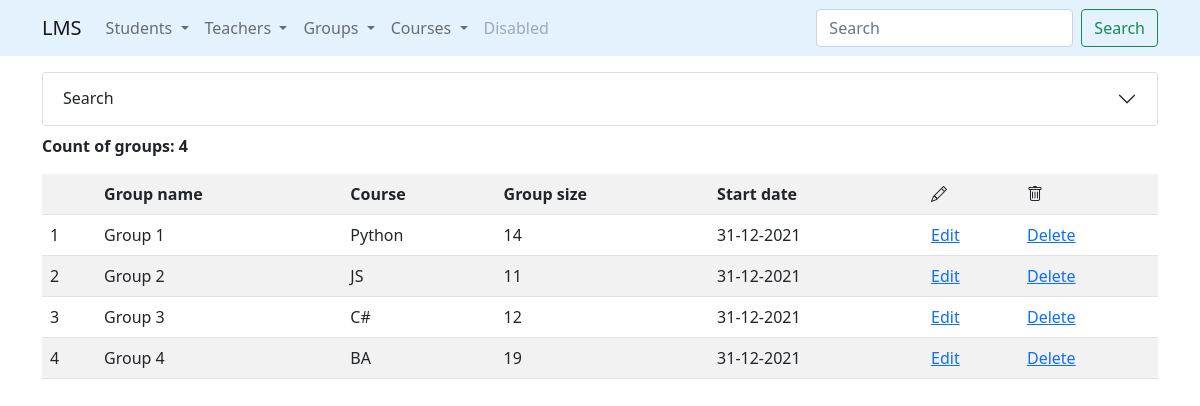
The page /groups/ on the database as committed earlier.
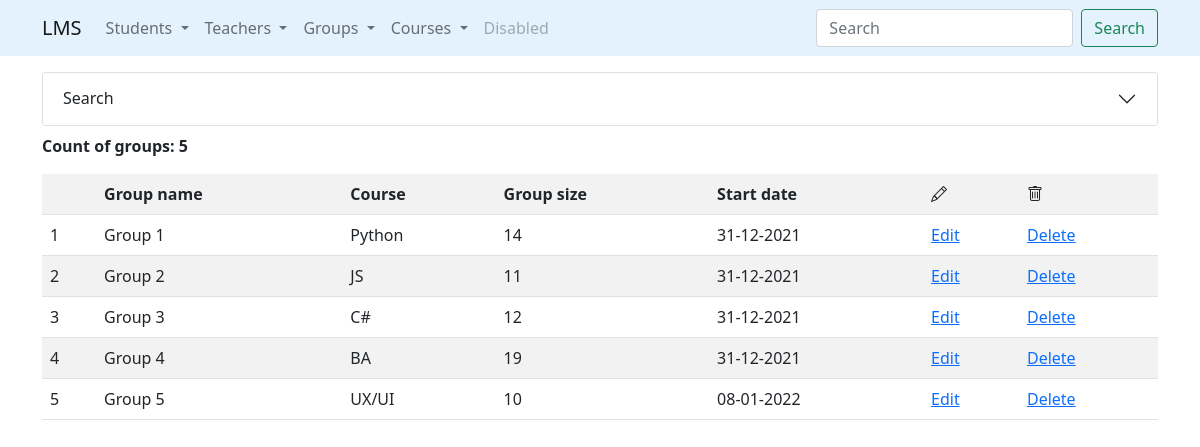
The same page on the database as committed later.
### groups/models.py (models this page shows, shortened)
class Group(models.Model):
    group_name = models.CharField(
        max_length=100,
        validators=[MinLengthValidator(2)]
    )
    course = models.OneToOneField(
        'courses.Course',
        on_delete=models.SET_NULL,
        null=True,
        related_name='course'
    )
    group_size = models.IntegerField()
    start_date = models.DateField(default=datetime.date.today)
    headman = models.OneToOneField(
        'students.Students',
        on_delete=models.SET_NULL,
        null=True,
        related_name='headman_group'
    )
    teachers_gr = models.ManyToManyField(
        to='teachers.Teacher',
        related_name='groups'
    )

### courses/models.py (models this page shows)
class Course(models.Model):
    name = models.CharField(
        max_length=100,
        validators=[MinLengthValidator(2)]
    )
    max_group_size = models.IntegerField()
    price = models.IntegerField()
    num_of_lessons = models.IntegerField()
    def __str__(self):
        return f'{self.name}'

### groups/views.py (the view)
# urls.py: path('', GroupListView.as_view(), name='list'),
class GroupListView(ListView):
    model = Group
    template_name = 'groups/list.html'
    def get_queryset(self):
        filter_groups = GroupsFilter(
            data=self.request.GET,
            queryset=self.model.objects.all().select_related('course'))
        return filter_groups

### groups/templates/groups/list.html (shortened to what this page needs)
{% extends 'base.html' %}
{% load crispy_forms_tags %}
{% block content %}
    <div class="accordion" id="accordionExample">
        <div class="accordion-item">
            <h2 class="accordion-header" id="headingOne">
                <button class="accordion-button collapsed" type="button"
                        data-bs-toggle="collapse" data-bs-target="#collapseOne"
                        aria-expanded="true" aria-controls="collapseOne">
            Search
                </button>
            </h2>
        </div>
    </div>
    <p class="mt-2"><strong>Count of groups: {{ object_list.qs.count }}</strong></p>
    <table class="table table-striped table-hover">
        <tr>
            <th></th>
            <th>Group name</th>
            <th>Course</th>
            <th>Group size</th>
            <th>Start date</th>
            <th><i class="bi bi-pencil"></i></th>
            <th><i class="bi bi-trash"></i></th>
        </tr>
    {% for group in object_list.qs %}
        <tr>
            <td>{{ forloop.counter }}</td>
            <td>{{ group.group_name }}</td>
            <td>{{ group.course }}</td>
            <td>{{ group.group_size }}</td>
            <td>{{ group.start_date }}</td>
            <td><a href="{% url 'groups:update' group.id %}">Edit</a></td>
            <td><a href="{% url 'groups:delete' group.id %}">Delete</a></td>
        </tr>
    {% endfor %}
    </table>
{% endblock %}

### templates/base.html (shortened to what this page needs)
<!DOCTYPE html>
<html lang="en">
<head>
    <link href="https://cdn.jsdelivr.net/npm/bootstrap@5.1.3/dist/css/bootstrap.min.css"
          rel="stylesheet"
>
    <link rel="stylesheet" href="https://cdn.jsdelivr.net/npm/bootstrap-icons@1.7.2/font/bootstrap-icons.css">
</head>
<body>
    {% include 'includes/navbar.html' %}
    <div class="container mt-4 pt-5">
        {% block content %}
        {% endblock %}
    </div>
</body>
</html>

### templates/includes/navbar.html (shortened to what this page needs)
<nav class="navbar fixed-top navbar-expand-lg navbar-light"
     style="background-color: #e3f2fd;">
  <div class="container">
    <a class="navbar-brand" href="{% url 'index' %}">LMS</a>
    <div class="collapse navbar-collapse" id="navbarSupportedContent">
      <ul class="navbar-nav me-auto mb-2 mb-lg-0">
        <li class="nav-item dropdown">
          <a class="nav-link dropdown-toggle" href="#" id="navbarDropdown" role="button" data-bs-toggle="dropdown"
             aria-expanded="false">
            Students
          </a>
        </li>
        <li class="nav-item dropdown">
          <a class="nav-link dropdown-toggle" href="#" id="navbarDropdown" role="button" data-bs-toggle="dropdown"
             aria-expanded="false">
            Teachers
          </a>
        </li>
        <li class="nav-item dropdown">
          <a class="nav-link dropdown-toggle" href="#" id="navbarDropdown" role="button" data-bs-toggle="dropdown"
             aria-expanded="false">
            Groups
          </a>
        </li>
        <li class="nav-item dropdown">
          <a class="nav-link dropdown-toggle" href="#" id="navbarDropdown" role="button" data-bs-toggle="dropdown"
             aria-expanded="false">
            Courses
          </a>
        </li>
        <li class="nav-item">
          <a class="nav-link disabled">Disabled</a>
        </li>
      </ul>
      <form class="d-flex">
        <input class="form-control me-2" type="search" placeholder="Search" aria-label="Search">
        <button class="btn btn-outline-success" type="submit">Search</button>
      </form>
    </div>
  </div>
</nav>

Rows that differ between the two databases and show on the page:
added Group: group_name "Group 5", course "UX/UI", group_size "10", start_date "08-01-2022"
Other text that changed with them:
{{ object_list.qs.count }}: "4" → "5"
